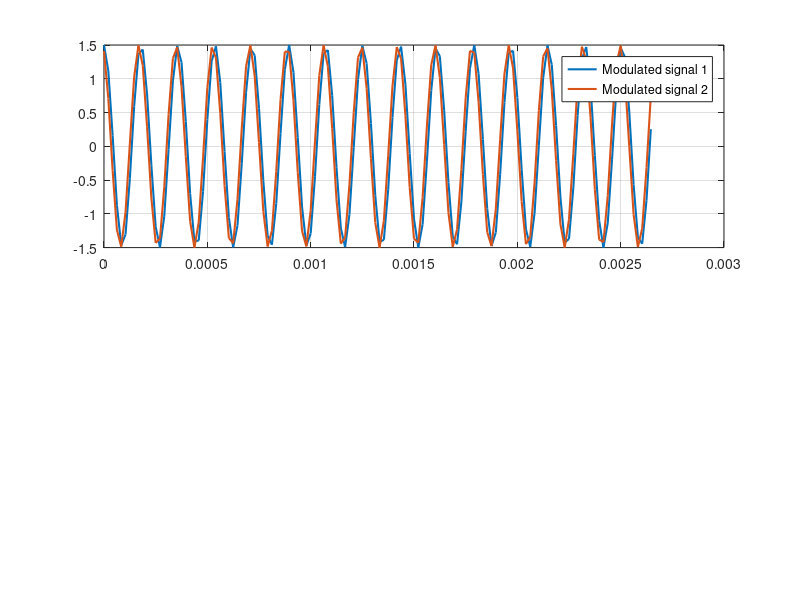

The MATLAB source for this figure: (Note: this script raises an error after producing the figure.)
% Program for testing Algorithms to calculate I and Q.
% In this example the I and Q components of two input signals (Tx and Rx)
% is calculated. 
% The two input signals are each multiplied with a sine and cosine signal,
% the dot product of the signals. The for resulting signals are lowpass
% filtered to extract the DC-Part of the dot product. Afterwards the mean
% value of the filtered signals is calculated, which then represents the I
% and Q data for the two input signals. From those four values (I and Q
% from Tx and Rx) the phase difference between the two signals can be
% calculated.  

clear

% ----------------------------------
% --- configureA the simuilation ----
% ----------------------------------

ftx  = 5585;            % Tx Frequency, corresponds to Bird frequency
ATx = 1.5;                % Amplitude of Tx Signal, digital value
ARx = 1*ATx;         % Amplitude of Rx Signal, digital value
                        % so far, no direct path from Tx to Rx (perfect
                        % bucking)

noiseTx = 0.0*ATx ; % amplitude of noise in Tx signal
noiseRx = 0.0*ARx ; % amplitude of noise in Rx signal

RxPhase = 20;       % Phase of Rx signal in degree in relation to Tx.
                    % Tx signal starts with a random phase.

Aref = 1;           % amplitude of reference Signal for I-Q Demodulation
fref = 5585;        % frequency of reference signal

fs = 48000;         % samling rate in samples per second 4800000
N = 128;           % Number of samples, corresponds to sample length 12800
                    % sample time: (N-i1)/fs ~= N/fs

% ------------------------------
% ---- end of configuration ----
% ------------------------------

% ---- time vector ----
t = 0:(1/fs):(N-1)/fs;  % N values with the distance of Ts=1/fs


% ---- Signals to calculate I and Q from ----
%initphase = 2*pi*rand(1);               % initial phase of Tx Signal, random
initphase = 2*pi*0;               % initial phase of Tx Signal, random
TxPhase = initphase;                    % Tx starting phase
RxPhase = initphase+((pi/180)*RxPhase); % Phase of Rx Signal in relation to Tx

Stx = ATx*cos(2*pi*ftx*t+TxPhase) + noiseTx*rand(size(t)); % Signal 1
Srx = ARx*cos(2*pi*ftx*t+RxPhase) + noiseRx*rand(size(t)); % Signal 2

[cm, lag] = xcorr(Stx,Srx,'coeff'); % crosscorelation command in matlab
[~,I] = max(abs(cm));
%maxabs= max(abs(cm));
lagDiff = lag(I);
timeDiff = lagDiff/fs;
phi = 360 * fref * timeDiff;
disp(phi)
% --- Plots -----
figure(1)
clf
subplot(2,1,1)
plot(t,Stx,'LineWidth',1.5)
hold on 
grid on
plot(t,Srx,'LineWidth',1.5)
l = legend('Modulated signal 1','Modulated signal 2');
l.FontSize = 15;
title('(a) Input signals','FontName','Times New Roman','FontSize',24)
xlabel('Time in sec','FontName','Times New Roman','FontSize',24)
ylabel('Amplitude, digital values','FontName','Times New Roman','FontSize',24)

subplot(2,1,2)
%plot(t,dotIrx)
hold on
grid on
box on
plot(lag,cm,'LineWidth',1.5);
% plot(t,dotItx)
% plot(t,dotQtx)
l = legend('Crosscorrelation');
l.FontSize = 15;

title('(b) Crosscorrelation of two modulated signal','FontName','Times New Roman','FontSize',24)
xlabel('Lag -(N-1) to (N-1)','FontName','Times New Roman','FontSize',24)
ylabel('Cross-correlation','FontName','Times New Roman','FontSize',24)

% subplot(3,1,3)
% plot(f,abs(specIrx),'r','LineStyle','-')
% hold on
% grid on
% plot(f,abs(specQrx),'k','LineStyle','-')
% % plot(f,abs(specItx),'r','LineStyle','--')
% % plot(f,abs(specQtx),'k','LineStyle','--')
% legend('Spectrum of I','Spectrum of Q')
% title(['spectrum of dot product of Rx signal with I- and Q-component' ...
%     'of reference signal (not used to calculate I and Q)'])
% xlabel('frequency in Hz')
% ylabel('Amplitude, digital values')

